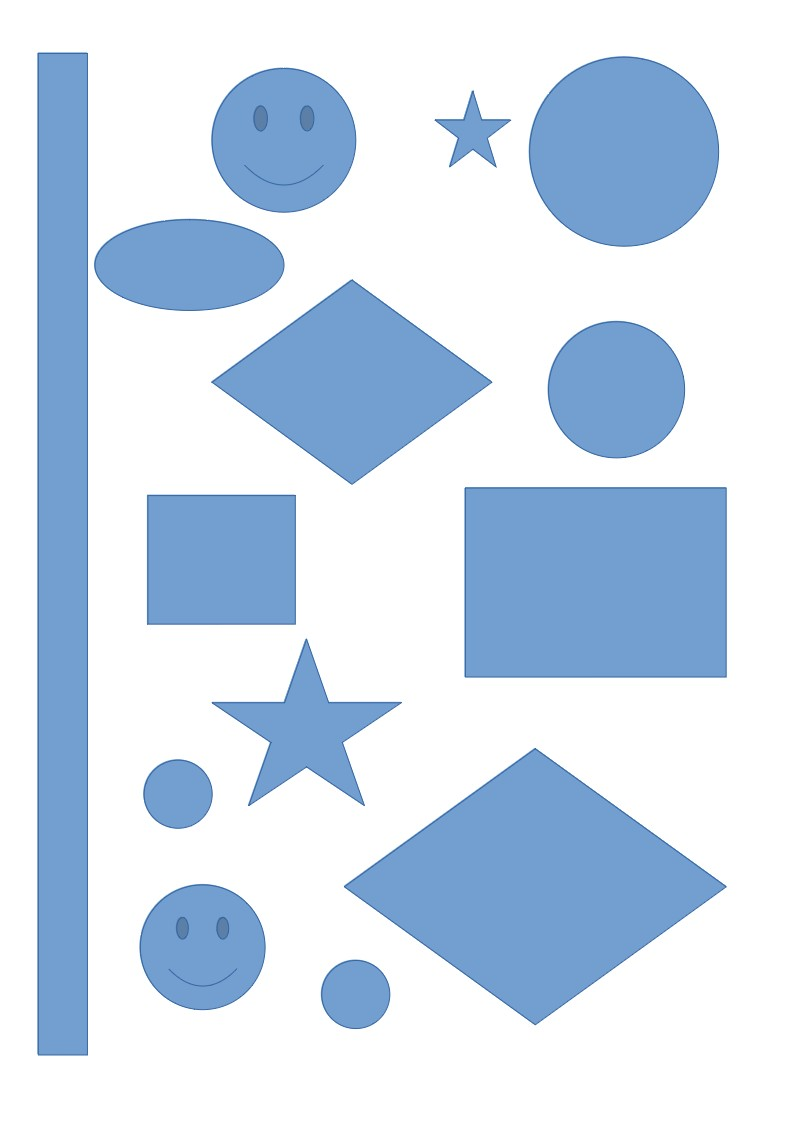
#> input picture images/shapes.jpg, 794 x 1123 px
$ python hough_transform.py
#> lines starting #> are read from the running program, lines starting #| are printed output that depends on the picture; after the words box and inside, x2 and y2 are one past the last pixel; in counts of white or black regions, pixels touching at a corner belong together
import cv2 as cv
import numpy as np
path = "../images/"
img = cv.imread(path + 'shapes.jpg')
#> img is the input picture: shape (1123, 794, 3); mean B, G, R 237.9, 220.9, 205.6
gray = cv.cvtColor(img,cv.COLOR_BGR2GRAY)
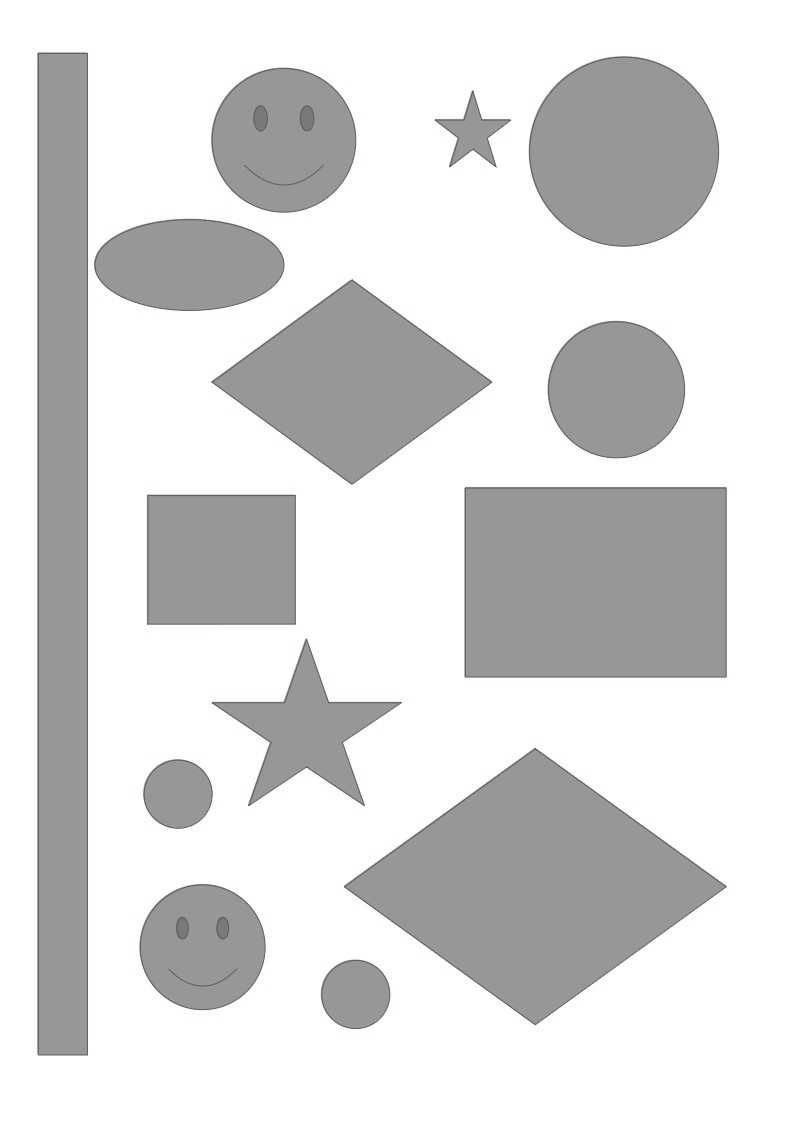
#> gray: shape (1123, 794); min 83, max 255, mean 218.2
edges = cv.Canny(gray,50,150,apertureSize = 3)
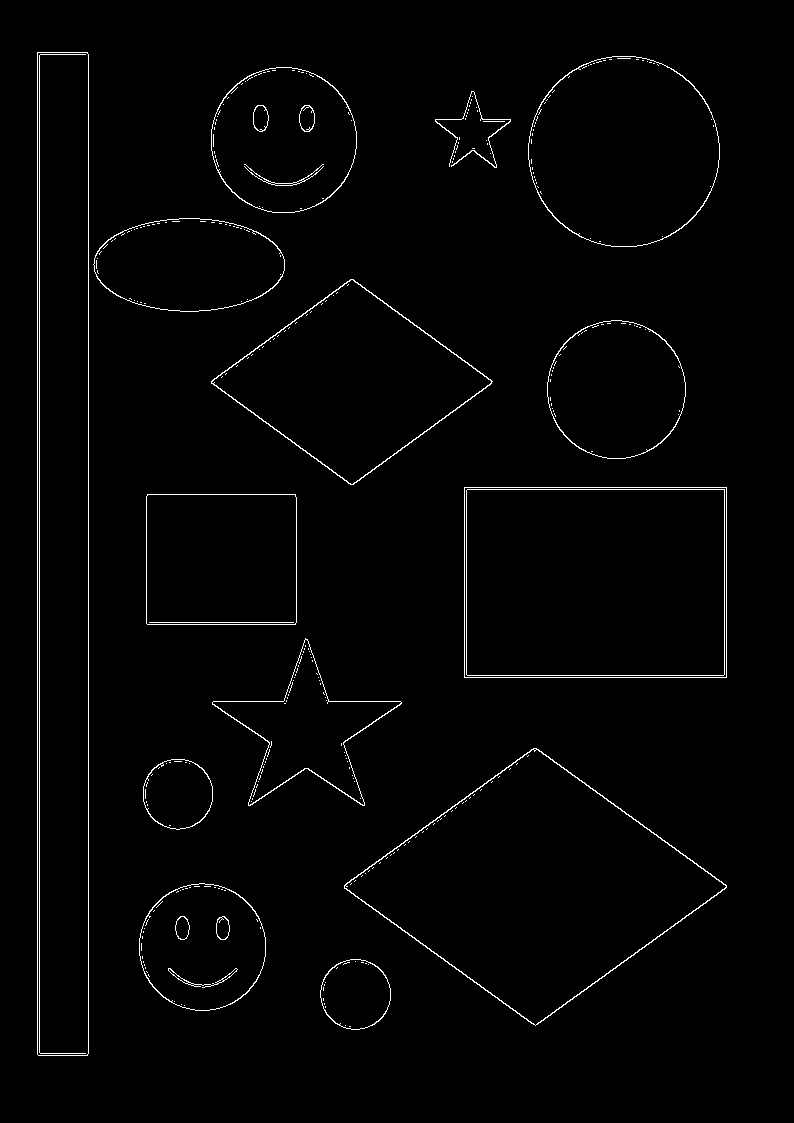
#> edges: shape (1123, 794); 1.5% white in thin lines or dots, all inside (x1, y1, x2, y2) = (37, 52, 727, 1056)
lines = cv.HoughLines(edges,1,np.pi/180,200)
#> lines = 13 rows, first 8: [37, 0], [39, 0], [88, 0], [677, 1.57], [487, 1.57], [675, 1.57], [489, 1.57], [290, 2.2]
for line in lines:
    rho,theta = line[0]
    a = np.cos(theta)
    b = np.sin(theta)
    x0 = a*rho
    y0 = b*rho
    x1 = int(x0 + 1000*(-b))
    y1 = int(y0 + 1000*(a))
    x2 = int(x0 - 1000*(-b))
    y2 = int(y0 - 1000*(a))
    cv.line(img,(x1,y1),(x2,y2),(0,0,255),2)
#> this loop made 13 passes
#> (rho, theta, a, b, x0, y0, x1, y1) on passes 1 to 12: (37, 0, 1, 0, 37, 0, 37, 1000), (39, 0, 1, 0, 39, 0, 39, 1000), (88, 0, 1, 0, 88, 0, 88, 1000), (677, 1.57, -4.37e-08, 1, -2.96e-05, 677, -1000, 676), (487, 1.57, -4.37e-08, 1, -2.13e-05, 487, -1000, 486), (675, 1.57, -4.37e-08, 1, -2.95e-05, 675, -1000, 674), (489, 1.57, -4.37e-08, 1, -2.14e-05, 489, -1000, 488), (290, 2.2, -0.588, 0.809, -170.5, 234.6, -979, -353), (1144, 0.942, 0.588, 0.809, 672.4, 925.5, -136, 1513), (19, 2.2, -0.588, 0.809, -11.17, 15.37, -820, -572), (515, 2.2, -0.588, 0.809, -302.7, 416.6, -1111, -171), (464, 0, 1, 0, 464, 0, 464, 1000)
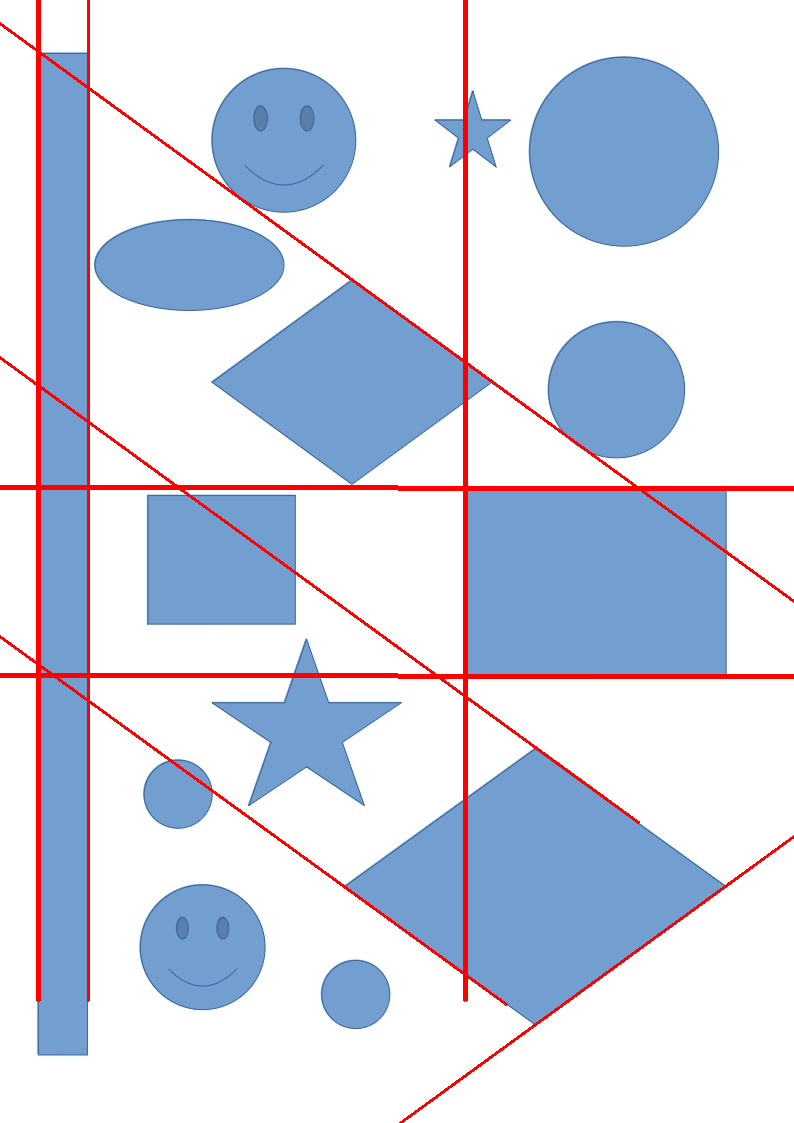
#> img: shape (1123, 794, 3); 3.25% of pixels changed, all inside (x1, y1, x2, y2) = (0, 0, 794, 1123)
cv.imshow('Houglines', img)
cv.waitKey(1000)

img = cv.imread(path + 'shapes.jpg')
gray = cv.cvtColor(img,cv.COLOR_BGR2GRAY)
edges = cv.Canny(gray,50,150,apertureSize = 3)
lines = cv.HoughLinesP(edges,1,np.pi/180,100,minLineLength=100,maxLineGap=10)
#> lines = 25 rows, first 6: [37, 1054, 37, 52], [39, 1055, 39, 52], [88, 1053, 88, 54], [464, 675, 726, 675], [464, 489, 726, 489], [464, 677, 726, 677]
for line in lines:
    x1,y1,x2,y2 = line[0]
    cv.line(img,(x1,y1),(x2,y2),(0,255,0),2)
#> this loop made 25 passes
#> (x1, y1, x2, y2) on passes 1 to 12: (37, 1054, 37, 52), (39, 1055, 39, 52), (88, 1053, 88, 54), (464, 675, 726, 675), (464, 489, 726, 489), (464, 677, 726, 677), (464, 487, 726, 487), (537, 1024, 726, 887), (536, 748, 726, 886), (724, 674, 724, 490), (344, 887, 533, 1024), (351, 279, 492, 381)
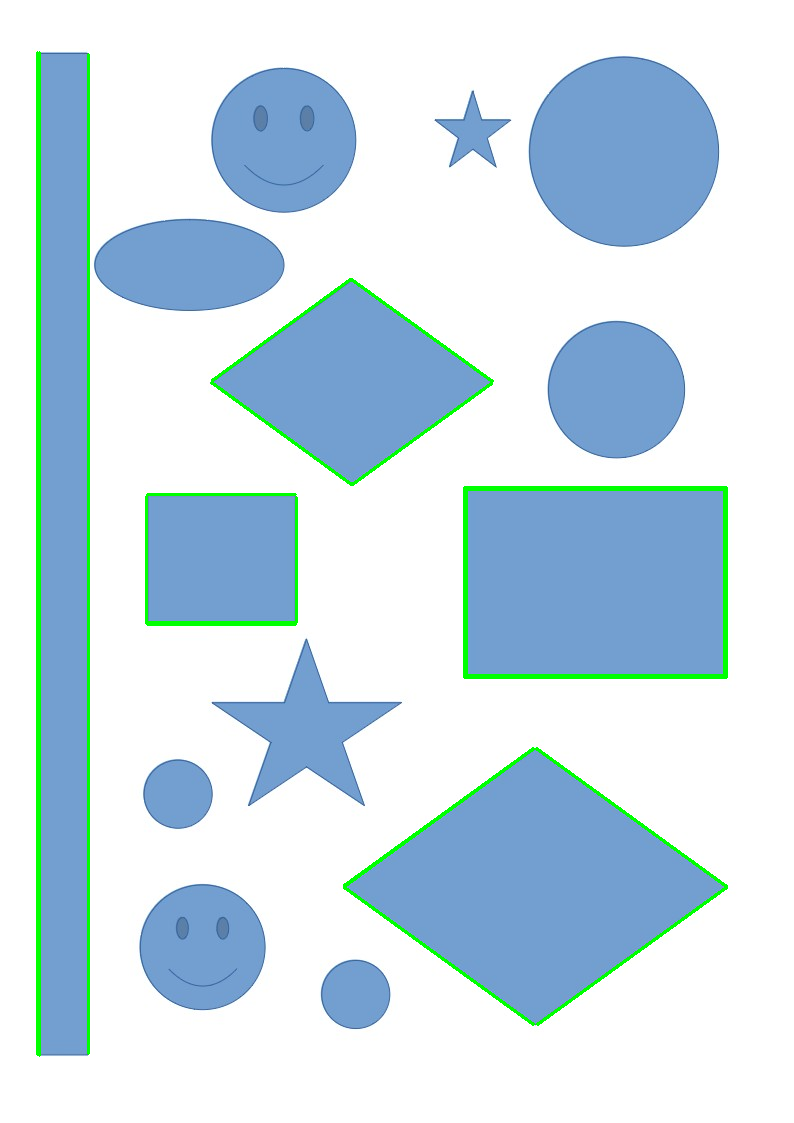
#> img: shape (1123, 794, 3); 2.24% of pixels changed, all inside (x1, y1, x2, y2) = (36, 51, 728, 1057)
cv.imshow('Houglines', img)
cv.waitKey(1000)

$ run again, with images/coins.jpg copied over images/shapes.jpg
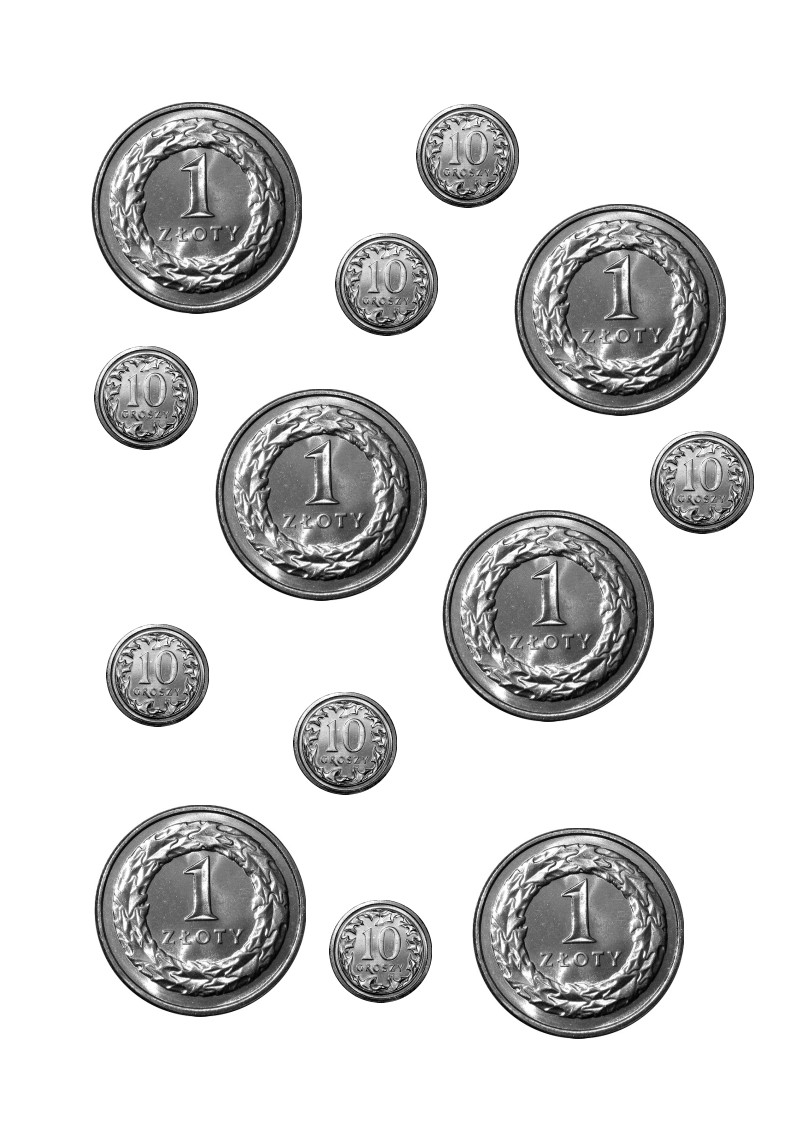
#> input picture images/coins.jpg, 794 x 1123 px
#> img is the input picture: shape (1123, 794, 3); min 0, max 255, mean 215.2
#> `edges = cv.Canny(gray,50,150,apertureSize = 3)`:
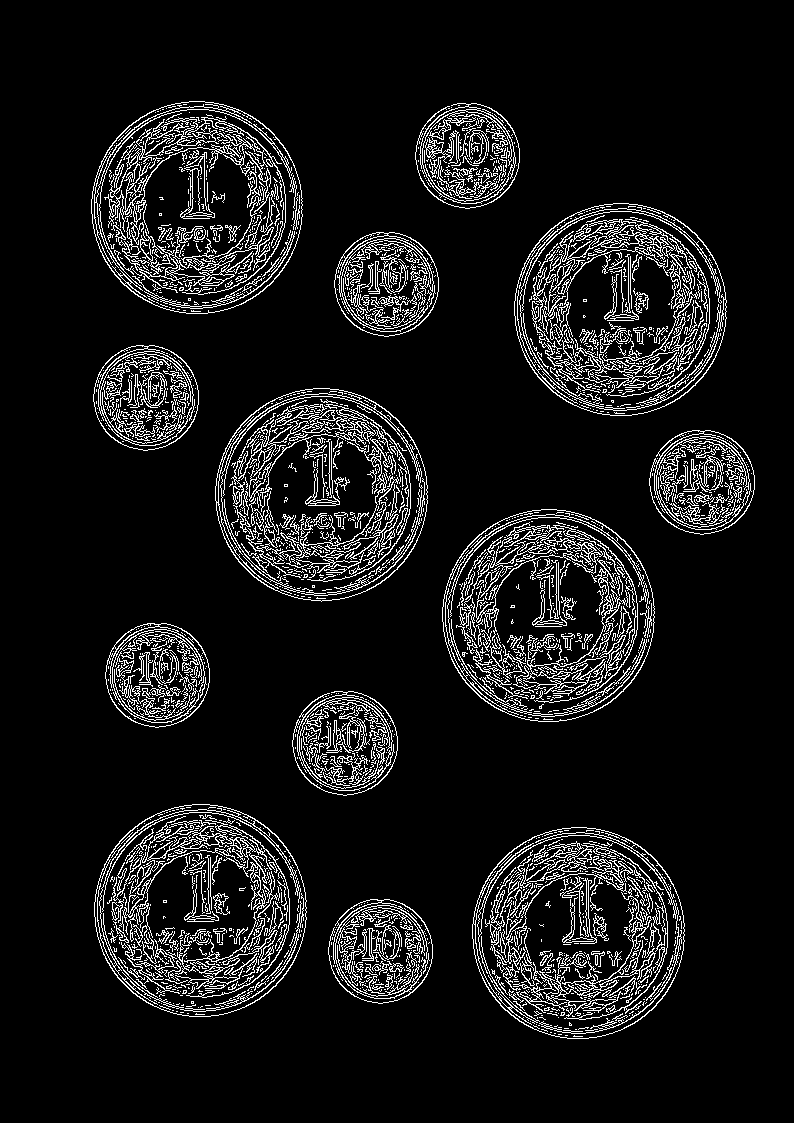
#> edges: shape (1123, 794); 9% white in thin lines or dots, all inside (x1, y1, x2, y2) = (91, 101, 755, 1039)
#> `lines = cv.HoughLines(edges,1,np.pi/180,200)`: lines = 260 rows, first 8: [752, 0.785], [64, 2.36], [62, 2.36], [803, 0.785], [-79, 2.6], [740, 0.785], [728, 0.785], [750, 0.785]
#> the loop `for line in lines:` made 260 passes
#> (rho, theta, a, b, x0, y0, x1, y1) on passes 1 to 3: (752, 0.785, 0.707, 0.707, 531.7, 531.7, -175, 1238), (64, 2.36, -0.707, 0.707, -45.25, 45.25, -752, -661), (62, 2.36, -0.707, 0.707, -43.84, 43.84, -750, -663)
#> `lines = cv.HoughLinesP(edges,1,np.pi/180,100,minLineLength=100,maxLine..`: lines = 136 rows, first 6: [447, 583, 533, 720], [314, 388, 427, 501], [464, 635, 553, 509], [447, 584, 532, 720], [442, 618, 551, 509], [589, 828, 676, 973]
#> the loop `for line in lines:` made 136 passes
#> line on passes 26 to 33: [[375, 899, 389, 1001]], [[239, 1009, 275, 866]], [[586, 827, 673, 978]], [[349, 392, 414, 546]], [[322, 388, 424, 490]], [[106, 197, 143, 299]], [[534, 720, 574, 512]], [[442, 611, 544, 509]]
#> after the loop `for line in lines:`:
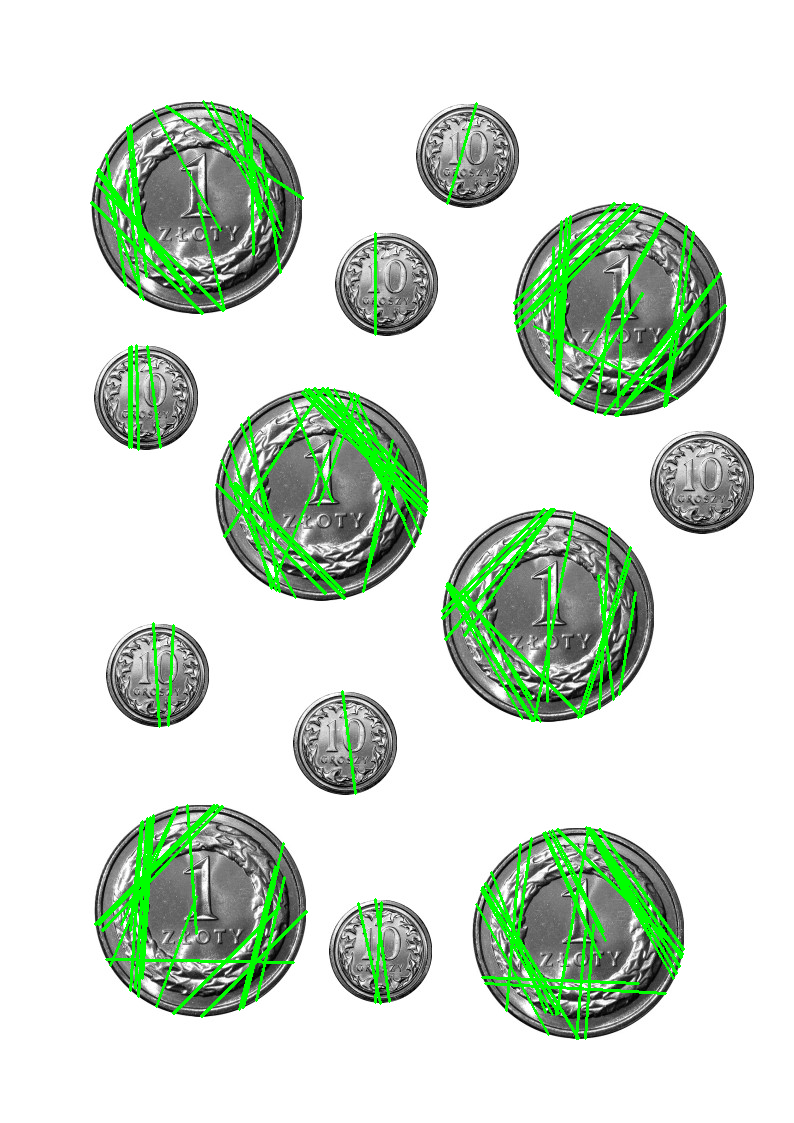
#> img: shape (1123, 794, 3); 5.75% of pixels changed, all inside (x1, y1, x2, y2) = (90, 100, 727, 1040)
